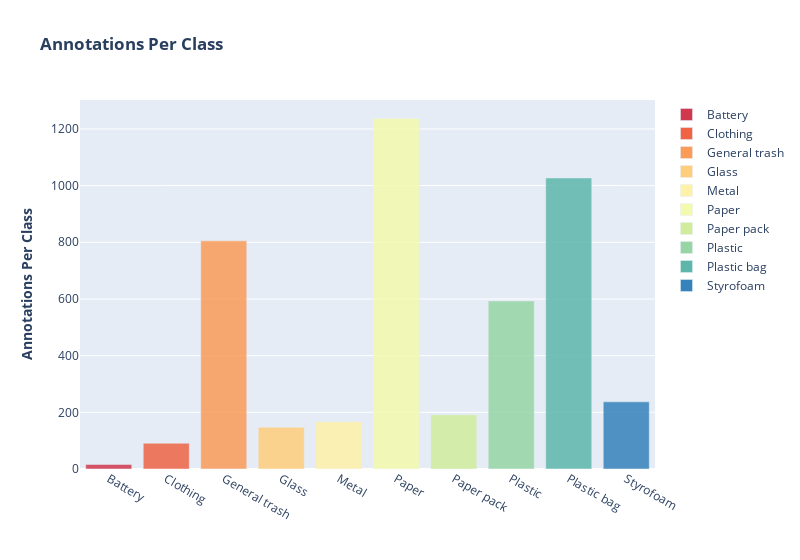
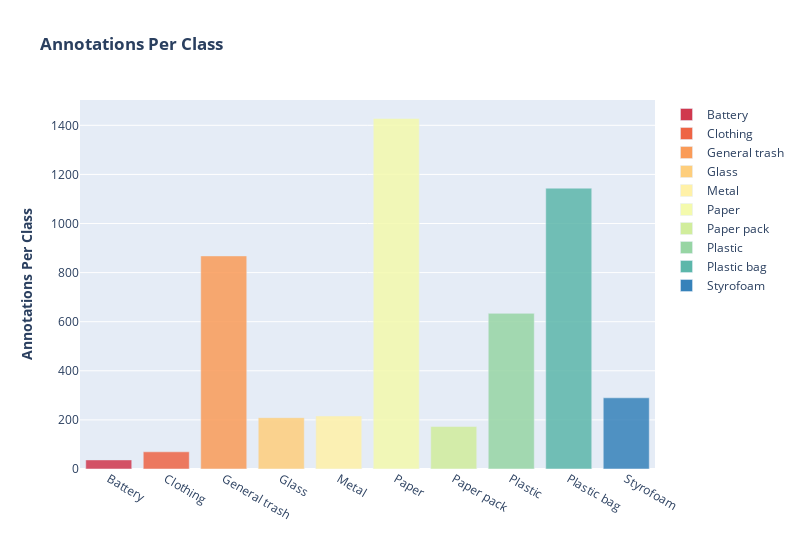
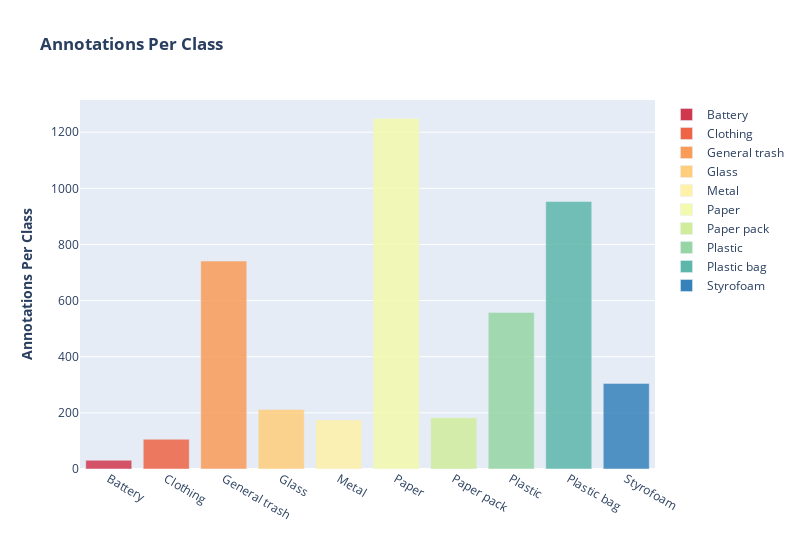
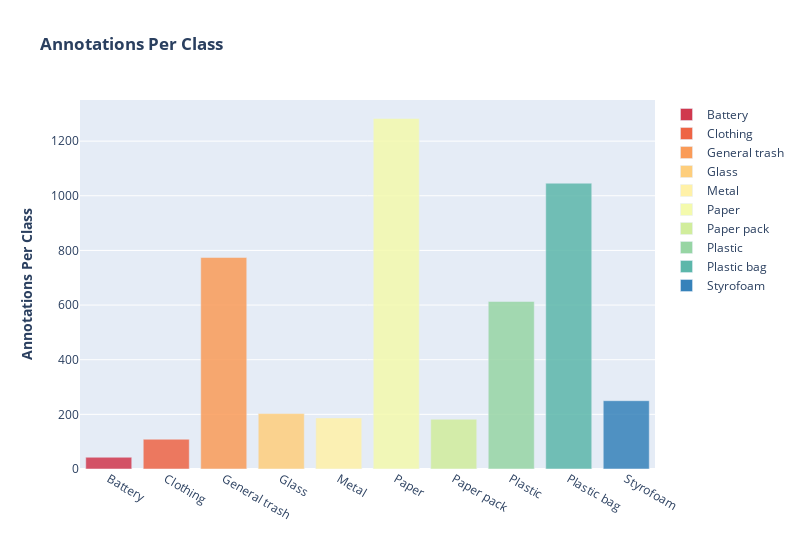

The notebook cell these images were saved under, in order:
### Code cell
for k_fold in range(1,6):
    #coco = COCO(f'../../dataset/seed2022/val_{k_fold}.json')
    coco = COCO(f'../../dataset/stratified_v2/val_fold_{k_fold}.json')

    train_df = pd.DataFrame()

    image_ids = []
    class_name = []
    class_id = []
    x_min = []
    y_min = []
    x_max = []
    y_max = []
    classes = ["General trash", "Paper", "Paper pack", "Metal", "Glass", 
               "Plastic", "Styrofoam", "Plastic bag", "Battery", "Clothing"]
    for image_id in coco.getImgIds():

        image_info = coco.loadImgs(image_id)[0]
        ann_ids = coco.getAnnIds(imgIds=image_info['id'])
        anns = coco.loadAnns(ann_ids)

        file_name = image_info['file_name']

        for ann in anns:
            image_ids.append(file_name)
            class_name.append(classes[ann['category_id']])
            class_id.append(ann['category_id'])
            x_min.append(float(ann['bbox'][0]))
            y_min.append(float(ann['bbox'][1]))
            x_max.append(float(ann['bbox'][0]) + float(ann['bbox'][2]))
            y_max.append(float(ann['bbox'][1]) + float(ann['bbox'][3]))

    train_df['image_id'] = image_ids
    train_df['class_name'] = class_name
    train_df['class_id'] = class_id
    train_df['x_min'] = x_min
    train_df['y_min'] = y_min
    train_df['x_max'] = x_max
    train_df['y_max'] = y_max
    fig = px.bar(train_df.class_name.value_counts().sort_index(), 
             color=train_df.class_name.value_counts().sort_index().index, opacity=0.85,
             color_discrete_sequence=LABEL_COLORS, log_y=False,
             labels={"y":"Annotations Per Class", "x":""},
             title="<b>Annotations Per Class</b>",)
    fig.update_layout(legend_title=None,
                    xaxis_title="",
                    yaxis_title="<b>Annotations Per Class</b>",
                    width=800)
    fig.show()

### Figure 1 — Plotly figure (JSON) as saved in the notebook; plotly's stock layout.template omitted (floating-point values rounded to 4 significant figures)
{"data": [{"alignmentgroup": "True", "hovertemplate": "color=Battery<br>index=%{x}<br>value=%{y}<extra></extra>", "legendgroup": "Battery", "marker": {"color": "rgb(208, 56, 78)", "opacity": 0.85, "pattern": {"shape": ""}}, "name": "Battery", "offsetgroup": "Battery", "orientation": "v", "showlegend": true, "textposition": "auto", "type": "bar", "x": ["Battery"], "xaxis": "x", "y": [16], "yaxis": "y"}, {"alignmentgroup": "True", "hovertemplate": "color=Clothing<br>index=%{x}<br>value=%{y}<extra></extra>", "legendgroup": "Clothing", "marker": {"color": "rgb(238, 100, 69)", "opacity": 0.85, "pattern": {"shape": ""}}, "name": "Clothing", "offsetgroup": "Clothing", "orientation": "v", "showlegend": true, "textposition": "auto", "type": "bar", "x": ["Clothing"], "xaxis": "x", "y": [91], "yaxis": "y"}, {"alignmentgroup": "True", "hovertemplate": "color=General trash<br>index=%{x}<br>value=%{y}<extra></extra>", "legendgroup": "General trash", "marker": {"color": "rgb(250, 155, 88)", "opacity": 0.85, "pattern": {"shape": ""}}, "name": "General trash", "offsetgroup": "General trash", "orientation": "v", "showlegend": true, "textposition": "auto", "type": "bar", "x": ["General trash"], "xaxis": "x", "y": [805], "yaxis": "y"}, {"alignmentgroup": "True", "hovertemplate": "color=Glass<br>index=%{x}<br>value=%{y}<extra></extra>", "legendgroup": "Glass", "marker": {"color": "rgb(254, 206, 124)", "opacity": 0.85, "pattern": {"shape": ""}}, "name": "Glass", "offsetgroup": "Glass", "orientation": "v", "showlegend": true, "textposition": "auto", "type": "bar", "x": ["Glass"], "xaxis": "x", "y": [147], "yaxis": "y"}, {"alignmentgroup": "True", "hovertemplate": "color=Metal<br>index=%{x}<br>value=%{y}<extra></extra>", "legendgroup": "Metal", "marker": {"color": "rgb(255, 241, 168)", "opacity": 0.85, "pattern": {"shape": ""}}, "name": "Metal", "offsetgroup": "Metal", "orientation": "v", "showlegend": true, "textposition": "auto", "type": "bar", "x": ["Metal"], "xaxis": "x", "y": [167], "yaxis": "y"}, {"alignmentgroup": "True", "hovertemplate": "color=Paper<br>index=%{x}<br>value=%{y}<extra></extra>", "legendgroup": "Paper", "marker": {"color": "rgb(244, 250, 173)", "opacity": 0.85, "pattern": {"shape": ""}}, "name": "Paper", "offsetgroup": "Paper", "orientation": "v", "showlegend": true, "textposition": "auto", "type": "bar", "x": ["Paper"], "xaxis": "x", "y": [1237], "yaxis": "y"}, {"alignmentgroup": "True", "hovertemplate": "color=Paper pack<br>index=%{x}<br>value=%{y}<extra></extra>", "legendgroup": "Paper pack", "marker": {"color": "rgb(209, 237, 156)", "opacity": 0.85, "pattern": {"shape": ""}}, "name": "Paper pack", "offsetgroup": "Paper pack", "orientation": "v", "showlegend": true, "textposition": "auto", "type": "bar", "x": ["Paper pack"], "xaxis": "x", "y": [191], "yaxis": "y"}, {"alignmentgroup": "True", "hovertemplate": "color=Plastic<br>index=%{x}<br>value=%{y}<extra></extra>", "legendgroup": "Plastic", "marker": {"color": "rgb(151, 213, 164)", "opacity": 0.85, "pattern": {"shape": ""}}, "name": "Plastic", "offsetgroup": "Plastic", "orientation": "v", "showlegend": true, "textposition": "auto", "type": "bar", "x": ["Plastic"], "xaxis": "x", "y": [593], "yaxis": "y"}, {"alignmentgroup": "True", "hovertemplate": "color=Plastic bag<br>index=%{x}<br>value=%{y}<extra></extra>", "legendgroup": "Plastic bag", "marker": {"color": "rgb(92, 183, 170)", "opacity": 0.85, "pattern": {"shape": ""}}, "name": "Plastic bag", "offsetgroup": "Plastic bag", "orientation": "v", "showlegend": true, "textposition": "auto", "type": "bar", "x": ["Plastic bag"], "xaxis": "x", "y": [1027], "yaxis": "y"}, {"alignmentgroup": "True", "hovertemplate": "color=Styrofoam<br>index=%{x}<br>value=%{y}<extra></extra>", "legendgroup": "Styrofoam", "marker": {"color": "rgb(54, 130, 186)", "opacity": 0.85, "pattern": {"shape": ""}}, "name": "Styrofoam", "offsetgroup": "Styrofoam", "orientation": "v", "showlegend": true, "textposition": "auto", "type": "bar", "x": ["Styrofoam"], "xaxis": "x", "y": [237], "yaxis": "y"}], "layout": {"barmode": "relative", "legend": {"title": {}, "tracegroupgap": 0}, "title": {"text": "<b>Annotations Per Class</b>"}, "width": 800, "xaxis": {"anchor": "y", "domain": [0, 1], "title": {"text": ""}}, "yaxis": {"anchor": "x", "domain": [0, 1], "title": {"text": "<b>Annotations Per Class</b>"}}}}

### Figure 2 — Plotly figure (JSON) as saved in the notebook; plotly's stock layout.template omitted (floating-point values rounded to 4 significant figures)
{"data": [{"alignmentgroup": "True", "hovertemplate": "color=Battery<br>index=%{x}<br>value=%{y}<extra></extra>", "legendgroup": "Battery", "marker": {"color": "rgb(208, 56, 78)", "opacity": 0.85, "pattern": {"shape": ""}}, "name": "Battery", "offsetgroup": "Battery", "orientation": "v", "showlegend": true, "textposition": "auto", "type": "bar", "x": ["Battery"], "xaxis": "x", "y": [37], "yaxis": "y"}, {"alignmentgroup": "True", "hovertemplate": "color=Clothing<br>index=%{x}<br>value=%{y}<extra></extra>", "legendgroup": "Clothing", "marker": {"color": "rgb(238, 100, 69)", "opacity": 0.85, "pattern": {"shape": ""}}, "name": "Clothing", "offsetgroup": "Clothing", "orientation": "v", "showlegend": true, "textposition": "auto", "type": "bar", "x": ["Clothing"], "xaxis": "x", "y": [70], "yaxis": "y"}, {"alignmentgroup": "True", "hovertemplate": "color=General trash<br>index=%{x}<br>value=%{y}<extra></extra>", "legendgroup": "General trash", "marker": {"color": "rgb(250, 155, 88)", "opacity": 0.85, "pattern": {"shape": ""}}, "name": "General trash", "offsetgroup": "General trash", "orientation": "v", "showlegend": true, "textposition": "auto", "type": "bar", "x": ["General trash"], "xaxis": "x", "y": [868], "yaxis": "y"}, {"alignmentgroup": "True", "hovertemplate": "color=Glass<br>index=%{x}<br>value=%{y}<extra></extra>", "legendgroup": "Glass", "marker": {"color": "rgb(254, 206, 124)", "opacity": 0.85, "pattern": {"shape": ""}}, "name": "Glass", "offsetgroup": "Glass", "orientation": "v", "showlegend": true, "textposition": "auto", "type": "bar", "x": ["Glass"], "xaxis": "x", "y": [209], "yaxis": "y"}, {"alignmentgroup": "True", "hovertemplate": "color=Metal<br>index=%{x}<br>value=%{y}<extra></extra>", "legendgroup": "Metal", "marker": {"color": "rgb(255, 241, 168)", "opacity": 0.85, "pattern": {"shape": ""}}, "name": "Metal", "offsetgroup": "Metal", "orientation": "v", "showlegend": true, "textposition": "auto", "type": "bar", "x": ["Metal"], "xaxis": "x", "y": [216], "yaxis": "y"}, {"alignmentgroup": "True", "hovertemplate": "color=Paper<br>index=%{x}<br>value=%{y}<extra></extra>", "legendgroup": "Paper", "marker": {"color": "rgb(244, 250, 173)", "opacity": 0.85, "pattern": {"shape": ""}}, "name": "Paper", "offsetgroup": "Paper", "orientation": "v", "showlegend": true, "textposition": "auto", "type": "bar", "x": ["Paper"], "xaxis": "x", "y": [1428], "yaxis": "y"}, {"alignmentgroup": "True", "hovertemplate": "color=Paper pack<br>index=%{x}<br>value=%{y}<extra></extra>", "legendgroup": "Paper pack", "marker": {"color": "rgb(209, 237, 156)", "opacity": 0.85, "pattern": {"shape": ""}}, "name": "Paper pack", "offsetgroup": "Paper pack", "orientation": "v", "showlegend": true, "textposition": "auto", "type": "bar", "x": ["Paper pack"], "xaxis": "x", "y": [173], "yaxis": "y"}, {"alignmentgroup": "True", "hovertemplate": "color=Plastic<br>index=%{x}<br>value=%{y}<extra></extra>", "legendgroup": "Plastic", "marker": {"color": "rgb(151, 213, 164)", "opacity": 0.85, "pattern": {"shape": ""}}, "name": "Plastic", "offsetgroup": "Plastic", "orientation": "v", "showlegend": true, "textposition": "auto", "type": "bar", "x": ["Plastic"], "xaxis": "x", "y": [634], "yaxis": "y"}, {"alignmentgroup": "True", "hovertemplate": "color=Plastic bag<br>index=%{x}<br>value=%{y}<extra></extra>", "legendgroup": "Plastic bag", "marker": {"color": "rgb(92, 183, 170)", "opacity": 0.85, "pattern": {"shape": ""}}, "name": "Plastic bag", "offsetgroup": "Plastic bag", "orientation": "v", "showlegend": true, "textposition": "auto", "type": "bar", "x": ["Plastic bag"], "xaxis": "x", "y": [1144], "yaxis": "y"}, {"alignmentgroup": "True", "hovertemplate": "color=Styrofoam<br>index=%{x}<br>value=%{y}<extra></extra>", "legendgroup": "Styrofoam", "marker": {"color": "rgb(54, 130, 186)", "opacity": 0.85, "pattern": {"shape": ""}}, "name": "Styrofoam", "offsetgroup": "Styrofoam", "orientation": "v", "showlegend": true, "textposition": "auto", "type": "bar", "x": ["Styrofoam"], "xaxis": "x", "y": [290], "yaxis": "y"}], "layout": {"barmode": "relative", "legend": {"title": {}, "tracegroupgap": 0}, "title": {"text": "<b>Annotations Per Class</b>"}, "width": 800, "xaxis": {"anchor": "y", "domain": [0, 1], "title": {"text": ""}}, "yaxis": {"anchor": "x", "domain": [0, 1], "title": {"text": "<b>Annotations Per Class</b>"}}}}

### Figure 3 — Plotly figure (JSON) as saved in the notebook; plotly's stock layout.template omitted (floating-point values rounded to 4 significant figures)
{"data": [{"alignmentgroup": "True", "hovertemplate": "color=Battery<br>index=%{x}<br>value=%{y}<extra></extra>", "legendgroup": "Battery", "marker": {"color": "rgb(208, 56, 78)", "opacity": 0.85, "pattern": {"shape": ""}}, "name": "Battery", "offsetgroup": "Battery", "orientation": "v", "showlegend": true, "textposition": "auto", "type": "bar", "x": ["Battery"], "xaxis": "x", "y": [31], "yaxis": "y"}, {"alignmentgroup": "True", "hovertemplate": "color=Clothing<br>index=%{x}<br>value=%{y}<extra></extra>", "legendgroup": "Clothing", "marker": {"color": "rgb(238, 100, 69)", "opacity": 0.85, "pattern": {"shape": ""}}, "name": "Clothing", "offsetgroup": "Clothing", "orientation": "v", "showlegend": true, "textposition": "auto", "type": "bar", "x": ["Clothing"], "xaxis": "x", "y": [106], "yaxis": "y"}, {"alignmentgroup": "True", "hovertemplate": "color=General trash<br>index=%{x}<br>value=%{y}<extra></extra>", "legendgroup": "General trash", "marker": {"color": "rgb(250, 155, 88)", "opacity": 0.85, "pattern": {"shape": ""}}, "name": "General trash", "offsetgroup": "General trash", "orientation": "v", "showlegend": true, "textposition": "auto", "type": "bar", "x": ["General trash"], "xaxis": "x", "y": [741], "yaxis": "y"}, {"alignmentgroup": "True", "hovertemplate": "color=Glass<br>index=%{x}<br>value=%{y}<extra></extra>", "legendgroup": "Glass", "marker": {"color": "rgb(254, 206, 124)", "opacity": 0.85, "pattern": {"shape": ""}}, "name": "Glass", "offsetgroup": "Glass", "orientation": "v", "showlegend": true, "textposition": "auto", "type": "bar", "x": ["Glass"], "xaxis": "x", "y": [212], "yaxis": "y"}, {"alignmentgroup": "True", "hovertemplate": "color=Metal<br>index=%{x}<br>value=%{y}<extra></extra>", "legendgroup": "Metal", "marker": {"color": "rgb(255, 241, 168)", "opacity": 0.85, "pattern": {"shape": ""}}, "name": "Metal", "offsetgroup": "Metal", "orientation": "v", "showlegend": true, "textposition": "auto", "type": "bar", "x": ["Metal"], "xaxis": "x", "y": [175], "yaxis": "y"}, {"alignmentgroup": "True", "hovertemplate": "color=Paper<br>index=%{x}<br>value=%{y}<extra></extra>", "legendgroup": "Paper", "marker": {"color": "rgb(244, 250, 173)", "opacity": 0.85, "pattern": {"shape": ""}}, "name": "Paper", "offsetgroup": "Paper", "orientation": "v", "showlegend": true, "textposition": "auto", "type": "bar", "x": ["Paper"], "xaxis": "x", "y": [1249], "yaxis": "y"}, {"alignmentgroup": "True", "hovertemplate": "color=Paper pack<br>index=%{x}<br>value=%{y}<extra></extra>", "legendgroup": "Paper pack", "marker": {"color": "rgb(209, 237, 156)", "opacity": 0.85, "pattern": {"shape": ""}}, "name": "Paper pack", "offsetgroup": "Paper pack", "orientation": "v", "showlegend": true, "textposition": "auto", "type": "bar", "x": ["Paper pack"], "xaxis": "x", "y": [183], "yaxis": "y"}, {"alignmentgroup": "True", "hovertemplate": "color=Plastic<br>index=%{x}<br>value=%{y}<extra></extra>", "legendgroup": "Plastic", "marker": {"color": "rgb(151, 213, 164)", "opacity": 0.85, "pattern": {"shape": ""}}, "name": "Plastic", "offsetgroup": "Plastic", "orientation": "v", "showlegend": true, "textposition": "auto", "type": "bar", "x": ["Plastic"], "xaxis": "x", "y": [558], "yaxis": "y"}, {"alignmentgroup": "True", "hovertemplate": "color=Plastic bag<br>index=%{x}<br>value=%{y}<extra></extra>", "legendgroup": "Plastic bag", "marker": {"color": "rgb(92, 183, 170)", "opacity": 0.85, "pattern": {"shape": ""}}, "name": "Plastic bag", "offsetgroup": "Plastic bag", "orientation": "v", "showlegend": true, "textposition": "auto", "type": "bar", "x": ["Plastic bag"], "xaxis": "x", "y": [953], "yaxis": "y"}, {"alignmentgroup": "True", "hovertemplate": "color=Styrofoam<br>index=%{x}<br>value=%{y}<extra></extra>", "legendgroup": "Styrofoam", "marker": {"color": "rgb(54, 130, 186)", "opacity": 0.85, "pattern": {"shape": ""}}, "name": "Styrofoam", "offsetgroup": "Styrofoam", "orientation": "v", "showlegend": true, "textposition": "auto", "type": "bar", "x": ["Styrofoam"], "xaxis": "x", "y": [305], "yaxis": "y"}], "layout": {"barmode": "relative", "legend": {"title": {}, "tracegroupgap": 0}, "title": {"text": "<b>Annotations Per Class</b>"}, "width": 800, "xaxis": {"anchor": "y", "domain": [0, 1], "title": {"text": ""}}, "yaxis": {"anchor": "x", "domain": [0, 1], "title": {"text": "<b>Annotations Per Class</b>"}}}}

### Figure 4 — Plotly figure (JSON) as saved in the notebook; plotly's stock layout.template omitted (floating-point values rounded to 4 significant figures)
{"data": [{"alignmentgroup": "True", "hovertemplate": "color=Battery<br>index=%{x}<br>value=%{y}<extra></extra>", "legendgroup": "Battery", "marker": {"color": "rgb(208, 56, 78)", "opacity": 0.85, "pattern": {"shape": ""}}, "name": "Battery", "offsetgroup": "Battery", "orientation": "v", "showlegend": true, "textposition": "auto", "type": "bar", "x": ["Battery"], "xaxis": "x", "y": [43], "yaxis": "y"}, {"alignmentgroup": "True", "hovertemplate": "color=Clothing<br>index=%{x}<br>value=%{y}<extra></extra>", "legendgroup": "Clothing", "marker": {"color": "rgb(238, 100, 69)", "opacity": 0.85, "pattern": {"shape": ""}}, "name": "Clothing", "offsetgroup": "Clothing", "orientation": "v", "showlegend": true, "textposition": "auto", "type": "bar", "x": ["Clothing"], "xaxis": "x", "y": [109], "yaxis": "y"}, {"alignmentgroup": "True", "hovertemplate": "color=General trash<br>index=%{x}<br>value=%{y}<extra></extra>", "legendgroup": "General trash", "marker": {"color": "rgb(250, 155, 88)", "opacity": 0.85, "pattern": {"shape": ""}}, "name": "General trash", "offsetgroup": "General trash", "orientation": "v", "showlegend": true, "textposition": "auto", "type": "bar", "x": ["General trash"], "xaxis": "x", "y": [774], "yaxis": "y"}, {"alignmentgroup": "True", "hovertemplate": "color=Glass<br>index=%{x}<br>value=%{y}<extra></extra>", "legendgroup": "Glass", "marker": {"color": "rgb(254, 206, 124)", "opacity": 0.85, "pattern": {"shape": ""}}, "name": "Glass", "offsetgroup": "Glass", "orientation": "v", "showlegend": true, "textposition": "auto", "type": "bar", "x": ["Glass"], "xaxis": "x", "y": [203], "yaxis": "y"}, {"alignmentgroup": "True", "hovertemplate": "color=Metal<br>index=%{x}<br>value=%{y}<extra></extra>", "legendgroup": "Metal", "marker": {"color": "rgb(255, 241, 168)", "opacity": 0.85, "pattern": {"shape": ""}}, "name": "Metal", "offsetgroup": "Metal", "orientation": "v", "showlegend": true, "textposition": "auto", "type": "bar", "x": ["Metal"], "xaxis": "x", "y": [187], "yaxis": "y"}, {"alignmentgroup": "True", "hovertemplate": "color=Paper<br>index=%{x}<br>value=%{y}<extra></extra>", "legendgroup": "Paper", "marker": {"color": "rgb(244, 250, 173)", "opacity": 0.85, "pattern": {"shape": ""}}, "name": "Paper", "offsetgroup": "Paper", "orientation": "v", "showlegend": true, "textposition": "auto", "type": "bar", "x": ["Paper"], "xaxis": "x", "y": [1283], "yaxis": "y"}, {"alignmentgroup": "True", "hovertemplate": "color=Paper pack<br>index=%{x}<br>value=%{y}<extra></extra>", "legendgroup": "Paper pack", "marker": {"color": "rgb(209, 237, 156)", "opacity": 0.85, "pattern": {"shape": ""}}, "name": "Paper pack", "offsetgroup": "Paper pack", "orientation": "v", "showlegend": true, "textposition": "auto", "type": "bar", "x": ["Paper pack"], "xaxis": "x", "y": [182], "yaxis": "y"}, {"alignmentgroup": "True", "hovertemplate": "color=Plastic<br>index=%{x}<br>value=%{y}<extra></extra>", "legendgroup": "Plastic", "marker": {"color": "rgb(151, 213, 164)", "opacity": 0.85, "pattern": {"shape": ""}}, "name": "Plastic", "offsetgroup": "Plastic", "orientation": "v", "showlegend": true, "textposition": "auto", "type": "bar", "x": ["Plastic"], "xaxis": "x", "y": [613], "yaxis": "y"}, {"alignmentgroup": "True", "hovertemplate": "color=Plastic bag<br>index=%{x}<br>value=%{y}<extra></extra>", "legendgroup": "Plastic bag", "marker": {"color": "rgb(92, 183, 170)", "opacity": 0.85, "pattern": {"shape": ""}}, "name": "Plastic bag", "offsetgroup": "Plastic bag", "orientation": "v", "showlegend": true, "textposition": "auto", "type": "bar", "x": ["Plastic bag"], "xaxis": "x", "y": [1046], "yaxis": "y"}, {"alignmentgroup": "True", "hovertemplate": "color=Styrofoam<br>index=%{x}<br>value=%{y}<extra></extra>", "legendgroup": "Styrofoam", "marker": {"color": "rgb(54, 130, 186)", "opacity": 0.85, "pattern": {"shape": ""}}, "name": "Styrofoam", "offsetgroup": "Styrofoam", "orientation": "v", "showlegend": true, "textposition": "auto", "type": "bar", "x": ["Styrofoam"], "xaxis": "x", "y": [250], "yaxis": "y"}], "layout": {"barmode": "relative", "legend": {"title": {}, "tracegroupgap": 0}, "title": {"text": "<b>Annotations Per Class</b>"}, "width": 800, "xaxis": {"anchor": "y", "domain": [0, 1], "title": {"text": ""}}, "yaxis": {"anchor": "x", "domain": [0, 1], "title": {"text": "<b>Annotations Per Class</b>"}}}}
